Frame 1 (no input): blank canvas, image omitted
Frame 60 (the mouse pressed at the canvas centre just before this capture): blank canvas, image omitted
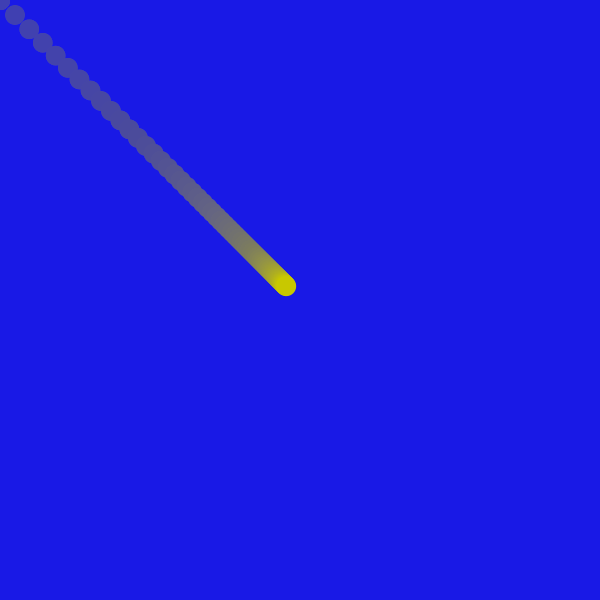
Frame 120 (the mouse held since frame 60 and released just before this capture)

The Processing sketch whose frames 1 and 60 were blank and that drew this single picture after the mouse press (run headless with seeded random() and noise(); from frame 60 on, the mouse is pressed at the canvas centre):

// Processing sketch: processing_103389
// ── processing_103389.pde

// Day 3 Demo 2
// Based on work originally demostrated in class by John Gruen
//   Thanks, John
// Easing
// Instead of just drawing a figure at the mouse's location we move it part way -
//  a process called easing.

float x, y, dia;
float xdist, ydist;
float easingCoef;
color bgc, ellipseColor;
void setup()
{
  size( 600, 600 );
  easingCoef = .05;
  bgc = color( 0, 0, 255, 5 );
  ellipseColor = color( 200, 200, 0 );
  noStroke( );
  frameRate( 60 );
  dia = 20;
}

void draw( )
{
  fill( bgc);
  rect( 0, 0, width, height );
  
  xdist = mouseX - x;
  ydist = mouseY - y;
  
  x = x + ( xdist * easingCoef );
  y = y + ( ydist * easingCoef );
  
 
 
  fill( ellipseColor );
  ellipse( x, y, dia, dia );
  
}
